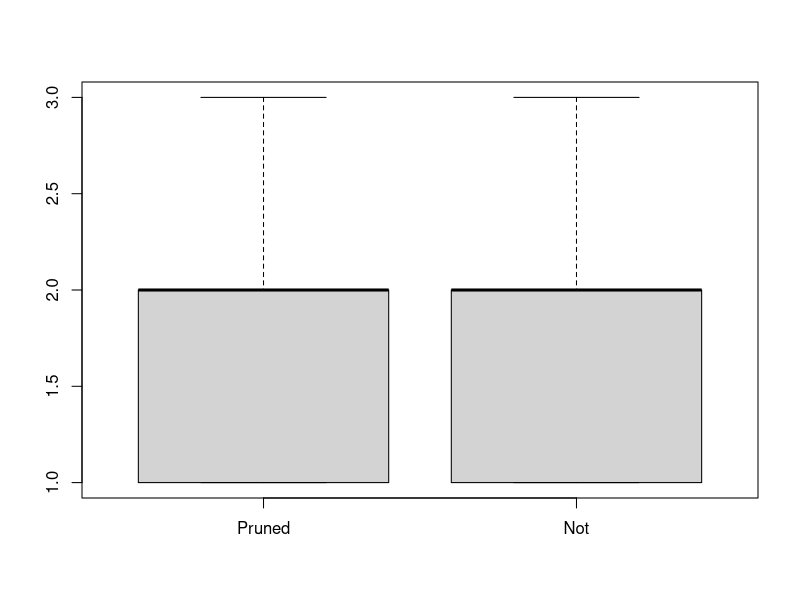

R code for this plot:
## ---- chunk 1
knitr::opts_chunk$set(echo = TRUE)
## ---- chunk 2
Pruned <- c(1,1,1,1,1,1,1,1,1,1,1,1,1,1,1,1,1,1,1,1,1,1,1,1,1,1,1,1,1,1,2,2,2,2,2,2,2,2,2,2,2,2,2,2,2,2,2,2,2,2,2,2,2,2,2,2,2,2,2,3,3,3,3)



Not  <- c(1,1,1,1,1,1,1,1,1,1,1,1,1,1,1,1,1,1,1,1,1,1,2,2,2,2,2,2,2,2,2,2,2,2,2,2,2,2,2,2,2,2,2,2,2,2,2,2,2,2,2,2,2,2,2,2,2,2,3,3,3,3,3)

Tree <- data.frame(Pruned, Not)

boxplot(Tree)

